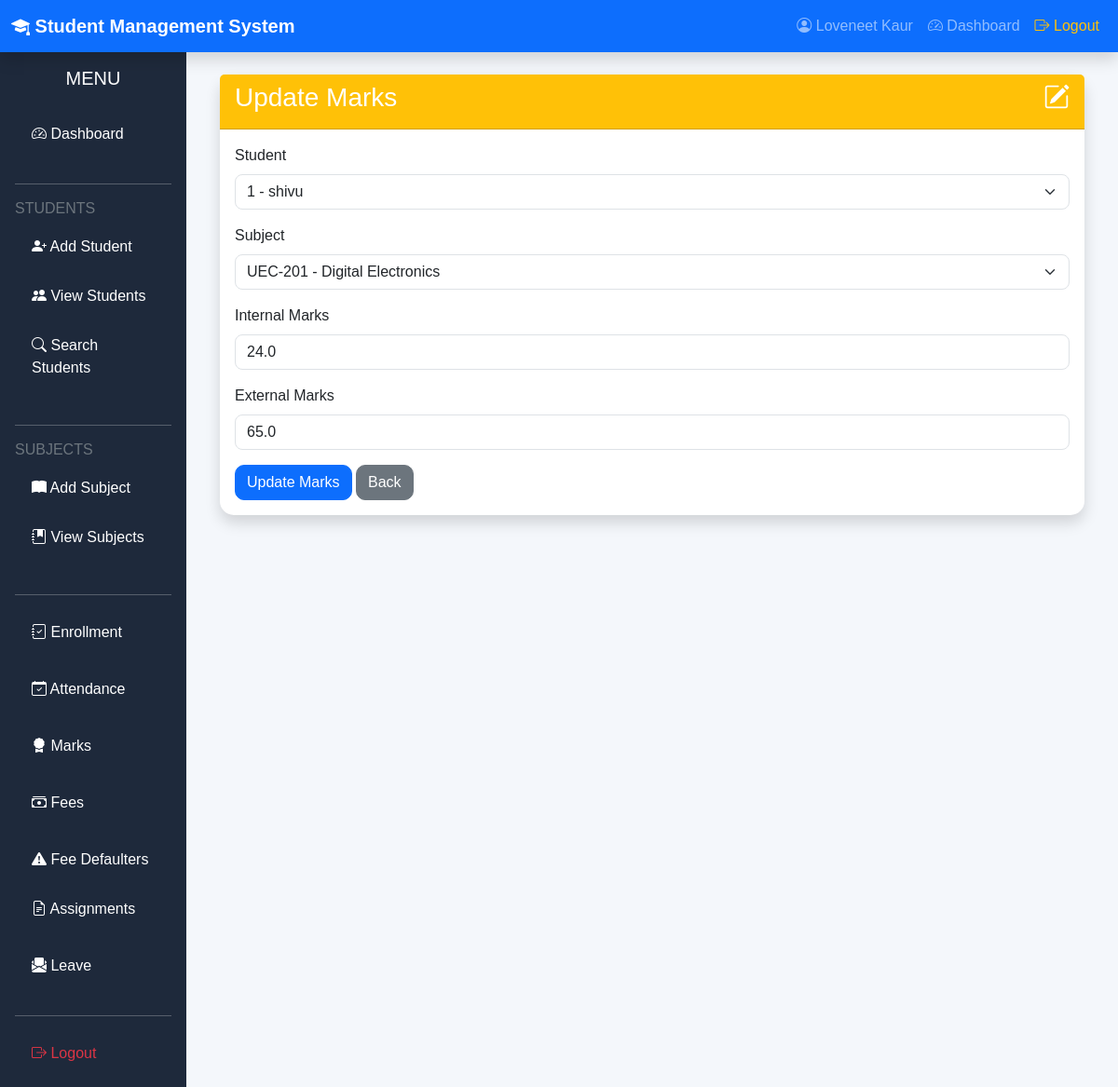
The app's page /update_marks/1 (signed in) with its own data.
### models.py (models this page shows)
class Marks(db.Model):
    __tablename__ = "marks"
    id = db.Column(db.Integer, primary_key=True)
    student_id = db.Column(
        db.Integer,
        db.ForeignKey("students.id"),
        nullable=False
    )
    subject_id = db.Column(
        db.Integer,
        db.ForeignKey("subjects.id"),
        nullable=False
    )
    internal_marks = db.Column(
        db.Float,
        default=0
    )
    external_marks = db.Column(
        db.Float,
        default=0
    )
    total_marks = db.Column(
        db.Float,
        default=0
    )
    grade = db.Column(
        db.String(5)
    )
    result = db.Column(
        db.String(20)
    )
    student = db.relationship(
        "Students",
        backref="marks_records"
    )
    subject = db.relationship(
        "Subject",
        backref="marks_records"
    )

class Students(db.Model):
    __tablename__ = "students"
    id = db.Column(db.Integer, primary_key=True)
    roll_number = db.Column(db.String(20), unique=True, nullable=False)
    name = db.Column(db.String(100), nullable=False)
    branch = db.Column(db.String(100), nullable=False)
    semester = db.Column(db.String(20), nullable=False)
    phone = db.Column(db.String(15))
    email = db.Column(db.String(120), unique=True)
    photo = db.Column(db.String(255))
    marks = db.Column(db.Float, default=0)
    attendance = db.Column(db.Float, default=0)
    total_fee = db.Column(db.Float, default=0)
    paid_fee = db.Column(db.Float, default=0)
    due_fee = db.Column(db.Float, default=0)
    fee_status = db.Column(db.String(20), default="Pending")
    status = db.Column(db.String(30), default="Active")
    admission_date = db.Column(
        db.Date,
        default=date.today
    )

class Subject(db.Model):
    __tablename__ = "subjects"
    id = db.Column(db.Integer, primary_key=True)
    subject_name = db.Column(
        db.String(100),
        nullable=False
    )
    subject_code = db.Column(
        db.String(20),
        unique=True,
        nullable=False
    )
    credits = db.Column(db.Integer)

### routes/marks/crud.py (the view, shortened to what this page needs)
@app.route("/update_marks/<int:id>", methods=["GET", "POST"])
def update_marks(id):
    if "user_id" not in session:
        return redirect("/login")
    mark = Marks.query.get_or_404(id)
    students = Students.query.order_by(
        Students.name
    ).all()
    subjects = Subject.query.order_by(
        Subject.subject_name
    ).all()
    return render_template(
        "update_marks.html",
        mark=mark,
        students=students,
        subjects=subjects
    )

### templates/update_marks.html (shortened to what this page needs)
{% extends "base.html" %}
{% block content %}
<div class="container">
<div class="card shadow">
<div class="card-header bg-warning">
<h3>
<i class="bi bi-pencil-square"></i>
Update Marks
</h3>
</div>
<div class="card-body">
<form method="POST">
<div class="mb-3">
<label class="form-label">Student</label>
<select name="student_id" class="form-select" required>
{% for student in students %}
<option value="{{ student.id }}"
{% if student.id == mark.student_id %}selected{% endif %}>
{{ student.roll_number }} - {{ student.name }}
</option>
{% endfor %}
</select>
</div>
<div class="mb-3">
<label class="form-label">Subject</label>
<select name="subject_id" class="form-select" required>
{% for subject in subjects %}
<option value="{{ subject.id }}"
{% if subject.id == mark.subject_id %}selected{% endif %}>
{{ subject.subject_code }} - {{ subject.subject_name }}
</option>
{% endfor %}
</select>
</div>
<div class="mb-3">
<label class="form-label">
Internal Marks
</label>
<input
type="number"
name="internal_marks"
class="form-control"
min="0"
max="30"
step="0.5"
value="{{ mark.internal_marks }}"
required>
</div>
<div class="mb-3">
<label class="form-label">
External Marks
</label>
<input
type="number"
name="external_marks"
class="form-control"
min="0"
max="70"
step="0.5"
value="{{ mark.external_marks }}"
required>
</div>
<button class="btn btn-primary">
Update Marks
</button>
<a href="/view_marks"
class="btn btn-secondary">
Back
</a>
</form>
</div>
</div>
</div>
{% endblock %}

### static/css/style.css (style rules this page uses)
body { background:#f4f6f9; font-family:Arial, Helvetica, sans-serif; }
.card { border:none; border-radius:12px; box-shadow:0 2px 10px rgba(0,0,0,.08); }
.card-header { font-weight:bold; }
.btn { border-radius:8px; }
.form-control, .form-select { border-radius:8px; }
body { background:#f4f7fb; }
.card { border:none; border-radius:15px; transition:.3s; }
.card-header { background:#0d6efd; color:white; font-weight:bold; }
.btn { border-radius:10px; }
.card i { float:right; }

### records on screen
Marks: student_id "1 - shivu", subject_id "UEC-201 - Digital Electronics", internal_marks "24.0", external_marks "65.0"

### other values on screen
{{ session["username"] }} "Loveneet Kaur"
